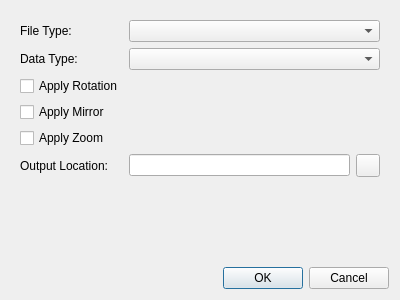
<?xml version="1.0" encoding="UTF-8"?>
<ui version="4.0">
 <class>Dialog</class>
 <widget class="QDialog" name="Dialog">
  <property name="geometry">
   <rect>
    <x>0</x>
    <y>0</y>
    <width>400</width>
    <height>300</height>
   </rect>
  </property>
  <property name="windowTitle">
   <string>Dialog</string>
  </property>
  <layout class="QVBoxLayout" name="verticalLayout">
   <item>
    <widget class="QWidget" name="widget" native="true">
     <layout class="QFormLayout" name="formLayout">
      <item row="0" column="0">
       <widget class="QLabel" name="label">
        <property name="text">
         <string>File Type:</string>
        </property>
       </widget>
      </item>
      <item row="0" column="1">
       <widget class="QComboBox" name="cb_ftype"/>
      </item>
      <item row="1" column="0">
       <widget class="QLabel" name="label_2">
        <property name="text">
         <string>Data Type:</string>
        </property>
       </widget>
      </item>
      <item row="1" column="1">
       <widget class="QComboBox" name="cb_dtype"/>
      </item>
      <item row="2" column="0">
       <widget class="QCheckBox" name="cb_rotation">
        <property name="text">
         <string>Apply Rotation</string>
        </property>
       </widget>
      </item>
      <item row="3" column="0">
       <widget class="QCheckBox" name="cb_mirror">
        <property name="text">
         <string>Apply Mirror</string>
        </property>
       </widget>
      </item>
      <item row="4" column="0">
       <widget class="QCheckBox" name="cb_zoom">
        <property name="text">
         <string>Apply Zoom</string>
        </property>
       </widget>
      </item>
      <item row="5" column="0">
       <widget class="QLabel" name="label_3">
        <property name="text">
         <string>Output Location:</string>
        </property>
       </widget>
      </item>
      <item row="5" column="1">
       <layout class="QHBoxLayout" name="horizontalLayout">
        <item>
         <widget class="QLineEdit" name="le_output_path"/>
        </item>
        <item>
         <widget class="QToolButton" name="tb_pick_location">
          <property name="text">
           <string/>
          </property>
         </widget>
        </item>
       </layout>
      </item>
     </layout>
    </widget>
   </item>
   <item>
    <widget class="QDialogButtonBox" name="buttonBox">
     <property name="orientation">
      <enum>Qt::Horizontal</enum>
     </property>
     <property name="standardButtons">
      <set>QDialogButtonBox::Cancel|QDialogButtonBox::Ok</set>
     </property>
    </widget>
   </item>
  </layout>
 </widget>
 <resources/>
 <connections>
  <connection>
   <sender>buttonBox</sender>
   <signal>accepted()</signal>
   <receiver>Dialog</receiver>
   <slot>accept()</slot>
   <hints>
    <hint type="sourcelabel">
     <x>248</x>
     <y>254</y>
    </hint>
    <hint type="destinationlabel">
     <x>157</x>
     <y>274</y>
    </hint>
   </hints>
  </connection>
  <connection>
   <sender>buttonBox</sender>
   <signal>rejected()</signal>
   <receiver>Dialog</receiver>
   <slot>reject()</slot>
   <hints>
    <hint type="sourcelabel">
     <x>316</x>
     <y>260</y>
    </hint>
    <hint type="destinationlabel">
     <x>286</x>
     <y>274</y>
    </hint>
   </hints>
  </connection>
 </connections>
</ui>
